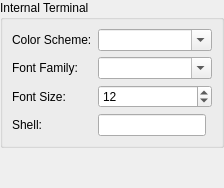
         <widget class="QWidget" name="pageInternalTerminal">
          <layout class="QGridLayout">
           <property name="leftMargin">
            <number>0</number>
           </property>
           <property name="topMargin">
            <number>0</number>
           </property>
           <property name="rightMargin">
            <number>0</number>
           </property>
           <property name="bottomMargin">
            <number>0</number>
           </property>
           <property name="spacing">
            <number>6</number>
           </property>
           <item row="0" column="0">
            <widget class="QGroupBox" name="groupBox_4">
             <property name="title">
              <string>Internal Terminal</string>
             </property>
             <layout class="QGridLayout">
              <item row="0" column="0">
               <widget class="QLabel" name="label_86">
                <property name="text">
                 <string>Color Scheme:</string>
                </property>
               </widget>
              </item>
              <item row="0" column="1" colspan="2">
               <widget class="QComboBox" name="comboBoxTerminalColorScheme">
                <property name="editable">
                 <bool>true</bool>
                </property>
               </widget>
              </item>
              <item row="1" column="0">
               <widget class="QLabel" name="labelFamily_2">
                <property name="text">
                 <string>Font Family:</string>
                </property>
               </widget>
              </item>
              <item row="1" column="1" colspan="2">
               <widget class="QComboBox" name="comboBoxTerminalFont">
                <property name="editable">
                 <bool>true</bool>
                </property>
               </widget>
              </item>
              <item row="2" column="0">
               <widget class="QLabel" name="labelSize_2">
                <property name="text">
                 <string>Font Size:</string>
                </property>
               </widget>
              </item>
              <item row="2" column="1" colspan="2">
               <widget class="QSpinBox" name="spinBoxTerminalFontSize">
                <property name="minimum">
                 <number>1</number>
                </property>
                <property name="value">
                 <number>12</number>
                </property>
               </widget>
              </item>
              <item row="3" column="0">
               <widget class="QLabel" name="labelShell">
                <property name="text">
                 <string>Shell:</string>
                </property>
               </widget>
              </item>
              <item row="3" column="1">
               <widget class="QLineEdit" name="lineEditTerminalShell"/>
              </item>
             </layout>
            </widget>
           </item>
           <item row="1" column="0">
            <spacer name="verticalSpacer_8">
             <property name="orientation">
              <enum>Qt::Vertical</enum>
             </property>
             <property name="sizeHint" stdset="0">
              <size>
               <width>20</width>
               <height>40</height>
              </size>
             </property>
            </spacer>
           </item>
          </layout>
         </widget>
